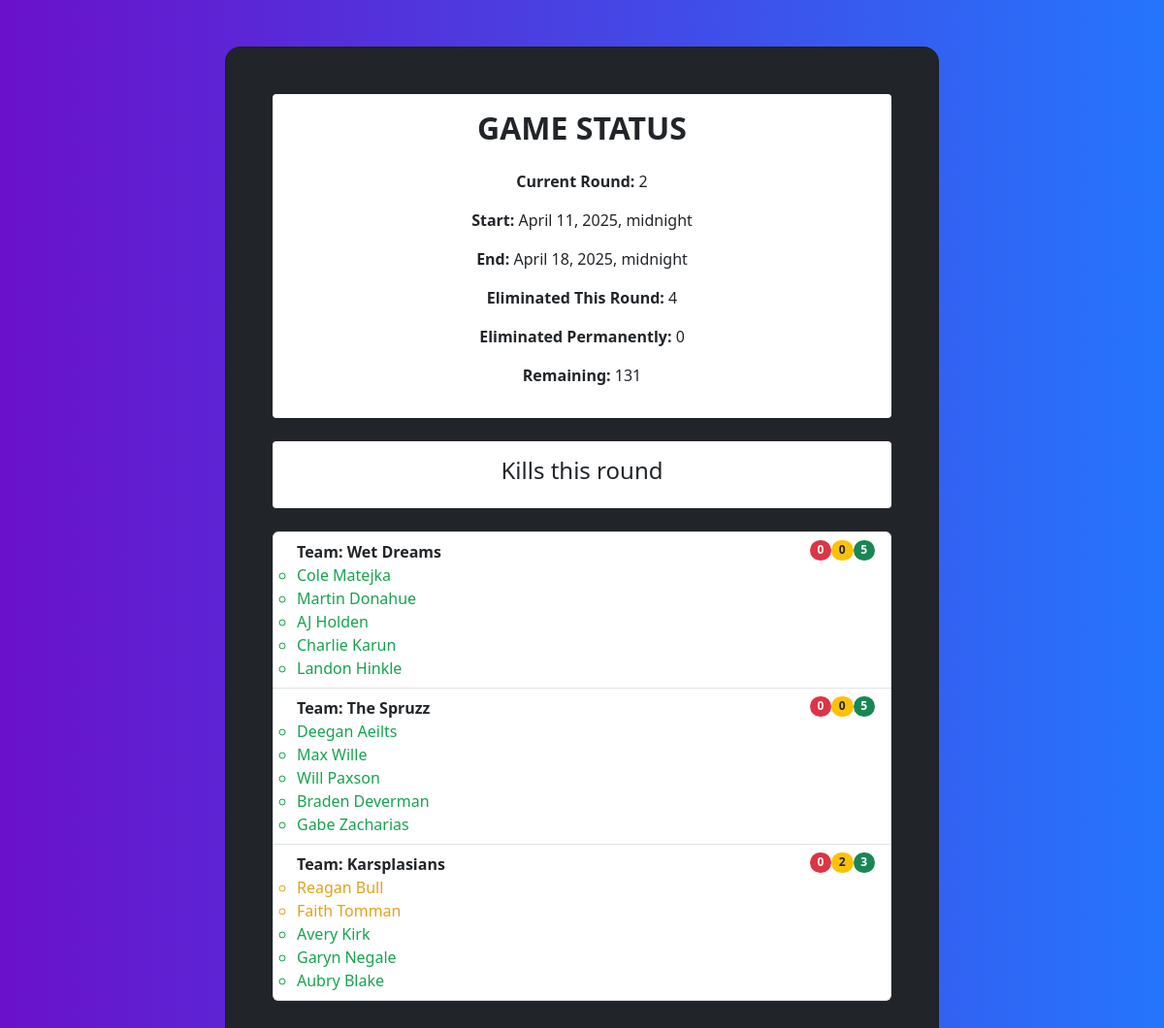
Page /status/ on the earlier database version.
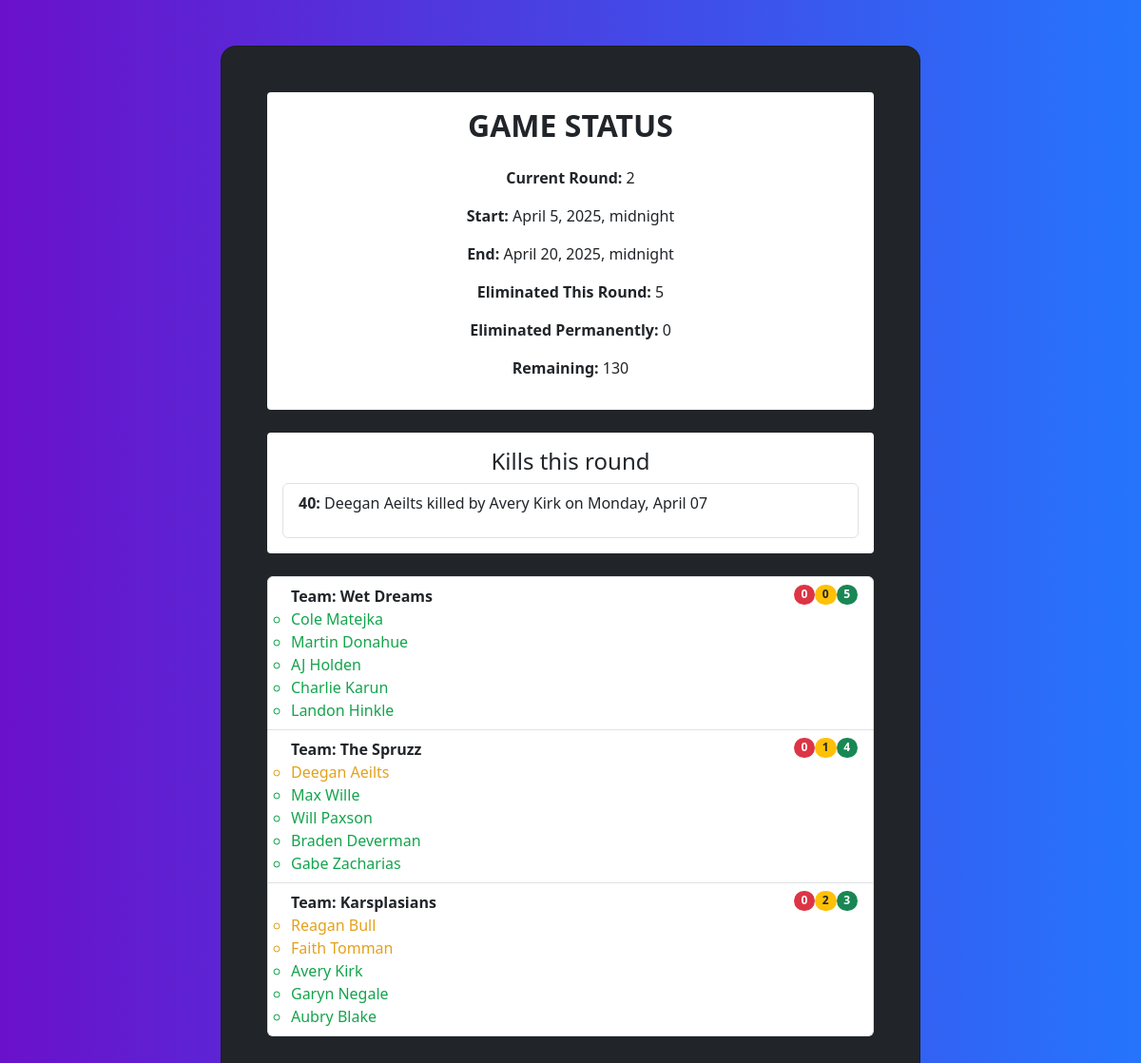
Same page on the later database version.
### assignments/models.py (models this page shows, shortened)
class Round(models.Model):
	index = models.IntegerField(default=0)
	start_date = models.DateTimeField("Date Round Starts")
	end_date = models.DateTimeField("Date Round Ends")
	min_progression_kill_count = models.IntegerField(default=0)
	min_revive_kill_count = models.IntegerField(default=2)
	completed = models.BooleanField(default=False)
	history = HistoricalRecords()
	def __str__(self):
		return f"Round {self.index}"

class Team(models.Model):
	id = models.IntegerField(default=0, primary_key=True)
	name = models.CharField(max_length=200)
	eliminated = models.BooleanField(default=False)
	eliminated_date=models.DateField(null=True, blank=True)
	history = HistoricalRecords()
	def generate_viewing_code() -> str:
		return ''.join(random.choices(string.ascii_uppercase + string.digits, k=8))
	viewing_code = models.CharField(max_length=8, default=generate_viewing_code, unique=True)
	def get_round_elimed(self) -> list:
		if self.eliminated:
			return []
		filtered_p = list()
		for p in self.participants.all():
			if p.round_eliminated is True and p.eliminated_permanently is False:
				filtered_p.append(p)
		return filtered_p
	def get_round_elimed_count(self) -> int:
		if self.eliminated:
			return -1
		return len(self.get_round_elimed())
	def get_perm_elimed(self) -> list:
		if self.eliminated:
			return []
		filtered_p = list()
		for p in self.participants.all():
			if p.eliminated_permanently is True:
				filtered_p.append(p)
		return filtered_p
	def get_perm_elimed_count(self) -> int:
		if self.eliminated:
			return -1
		return len(self.get_perm_elimed())
	def get_remaining(self) -> list:
		if self.eliminated:
			return []
		filtered_p = list()
		for p in self.participants.all():
			if p.round_eliminated is False and p.eliminated_permanently is False:
				filtered_p.append(p)
		return filtered_p
	def get_remaining_count(self) -> int:
		if self.eliminated:
			return -1
		return len(self.get_remaining())
	def get_participants(self) -> list:
		return self.participants.all()

class Participant(models.Model):
	name = models.CharField(max_length=200)
	team = models.ForeignKey(Team, on_delete=models.CASCADE, related_name="participants")
	history = HistoricalRecords()
	round_eliminated = models.BooleanField(default=False)
	eliminated_permanently = models.BooleanField(default=False)
	def get_color(self):
		if self.eliminated_permanently:
			return "#DC4C64"
		if self.round_eliminated:
			return "#E4A11B"
		return "#14A44D"

class Kill(models.Model):
	target = models.ForeignKey(Target, on_delete=models.CASCADE, related_name='kills', null=True)
	elimed_participant = models.ForeignKey(Participant, on_delete=models.CASCADE,  related_name='eliminations',  null=True)
	eliminator = models.ForeignKey(Participant, on_delete=models.CASCADE, related_name='kills', null=True)
	date = models.DateField(default=django.utils.timezone.now)
	video_link = models.URLField(max_length=200, null=True)
	history = HistoricalRecords()
	def get_round(self):
		return self.target.round
	def __str__(self):
		return f"{self.elimed_participant.name} killed by {self.eliminator.name} on {self.date.strftime('%A, %B %d')}"

### assignments/views.py (the view)
# urls.py: path("status/", views.gameStatus, name="status"),
def gameStatus(request):
	try:
		current_round = getCurRound()
		if current_round is None:
			current_round = getNextRound()
		current_round_index = current_round.index
		round_elims = Participant.objects.filter(round_eliminated=True, eliminated_permanently=False)
		perm_elims = Participant.objects.filter(eliminated_permanently=True)
		remaining = Participant.objects.filter(round_eliminated=False, eliminated_permanently=False)
	except Exception as e:
		print(e)
		current_round = None
		current_round_index = -1
		round_elims = []
		perm_elims = []
		remaining = []
	round_targets = Target.objects.filter(round=current_round)
	round_target_list = list()
	for target in round_targets:
		round_target_list.append(model_to_dict(target))
	all_teams = Team.objects.filter(eliminated=False)
	team_list = list()
	for team in all_teams:
		team_list.append(model_to_dict(team))
	participants = Participant.objects.all()
	participant_list = list()
	for participant in participants:
		participant_list.append(model_to_dict(participant))
	kills = Kill.objects.all().order_by('date')
	round_kills = list()
	for kill in kills:
		print(kill.get_round(), current_round)
		if kill.get_round().index == current_round.index:
			round_kills.append(kill)
	print(kills)
	print(round_kills)
	template = loader.get_template("assignments/gameStatus.html")
	context = {
		'current_round': current_round,
		'current_round_index': current_round_index,
		'eliminated_this_round': len(round_elims),
		'eliminated_permanently': len(perm_elims),
		'remaining': len(remaining),
		'round_targets': round_targets,
		'round_targets_ser': round_target_list,
		'teams': all_teams,
		'team_list': team_list,
		'participants': participant_list,
		'round_kills': round_kills
	}
	return HttpResponse(template.render(context, request))

### assignments/views.py (called while the page is built)
def getCurRound() -> Round:
	rounds = Round.objects.filter(completed = False)
	for round in rounds:
		if round.start_date <= timezone.now() and round.end_date > timezone.now():
			return round
	return None

def getNextRound() -> Round:
	rounds = Round.objects.filter(completed = False).order_by("start_date")
	for round in rounds:
		if round.end_date > timezone.now():
			return round
	return Round.objects.first()

### assignments/templates/assignments/gameStatus.html (shortened to what this page needs)
<!DOCTYPE html>
<html>
    <head>
        {% load bootstrap5 %}
        {% bootstrap_css %}
        {% load math_filters %}
        {% load target_filters %}
        {% load static %}
    </head>
    <body style="background: black;">
        <section class="gradient-custom">
        <div class="container py-5">
        <div class="row d-flex justify-content-center align-items-center" style="min-height: 100vh">
        <div class="col-20 col-md-16 col-lg-10 col-xl-8">
        <div class="card bg-dark" style="border-radius: 1rem; height: 90%">
        <div class="card-body p-5 text-center">
            <div style="background: white; border-radius: .25rem; padding: 1rem;">
                <h2 class="fw-bold mb-4 text-uppercase text-lg-left">Game Status</h2>
                <p style="margin-bottom: 1rem"><strong>Current Round:</strong>              {{current_round_index}} </p>
                <p style="margin-bottom: 1rem"><strong>Start:</strong>                      {{current_round.start_date}} </p>
                <p style="margin-bottom: 1rem"><strong>End:</strong>                        {{current_round.end_date}} </p>
                <p style="margin-bottom: 1rem"><strong>Eliminated This Round:</strong>      {{eliminated_this_round}} </p>
                <p style="margin-bottom: 1rem"><strong>Eliminated Permanently:</strong>     {{eliminated_permanently}} </p>
                <p style="margin-bottom: 1rem"><strong>Remaining:</strong>                  {{remaining}} </p>
            </div>
            <br />
            <div style="background: white; border-radius: .25rem; padding: 1rem;">
                <h4>Kills this round</h4>
                <ul class="list-group">
                    {% for kill in round_kills %}
                    <li class="list-group-item d-flex justify-content-between align-items-start">
                        <p><strong>{{kill.id}}:</strong> {{kill}}</p>
                    </li>
                    {% endfor %}
                </ul>
            </div>
            <br />
            <ul class="list-group">
                {% for team in teams %}
                <li class="list-group-item d-flex justify-content-between align-items-start">
                    <div class="ms-2 me-auto text-start">
                        <div class="fw-bold">Team: {{team.name}}</div>
                        <ul class="list-group">
                            {% for p in team.get_participants %}
                                <li style="color: {{p.get_color}};">{{p.name}}</li>
                            {% endfor %}
                        </ul>
                    </div>
                    <span class="badge bg-danger rounded-pill">{{team.get_perm_elimed_count}}</span>
                    <span class="badge bg-warning text-dark rounded-pill">{{team.get_round_elimed_count}}</span>
                    <span class="badge bg-success rounded-pill">{{team.get_remaining_count}}</span>
                    </li>
                {% endfor %}
            </ul>
        </div>
        </div>
        </div>
        </section>
    </body>
</html>

### assignments/templates/assignments/gameStatus.html (style rules this page uses)
.gradient-custom { background: #6a11cb; background: -webkit-linear-gradient(to right, rgba(106, 17, 203, 1), rgba(37, 117, 252, 1)); background: linear-gradient(to right, rgba(106, 17, 203, 1), rgba(37, 117, 252, 1)) }

Differences in the rows shown:
changed Round: start_date "April 11, 2025, midnight" → "April 5, 2025, midnight"; end_date "April 18, 2025, midnight" → "April 20, 2025, midnight"
added Kill: id "40", elimed_participant+eliminator+date "Deegan Aeilts killed by Avery Kirk on Monday, April 07"
changed through a linked row, Team "The Spruzz": get_round_elimed_count "0" → "1"; get_remaining_count "5" → "4"
changed Participant "Deegan Aeilts": round_eliminated False → True (drawn)
Other differences:
{{ eliminated_this_round }}: "4" → "5"
{{ remaining }}: "131" → "130"
